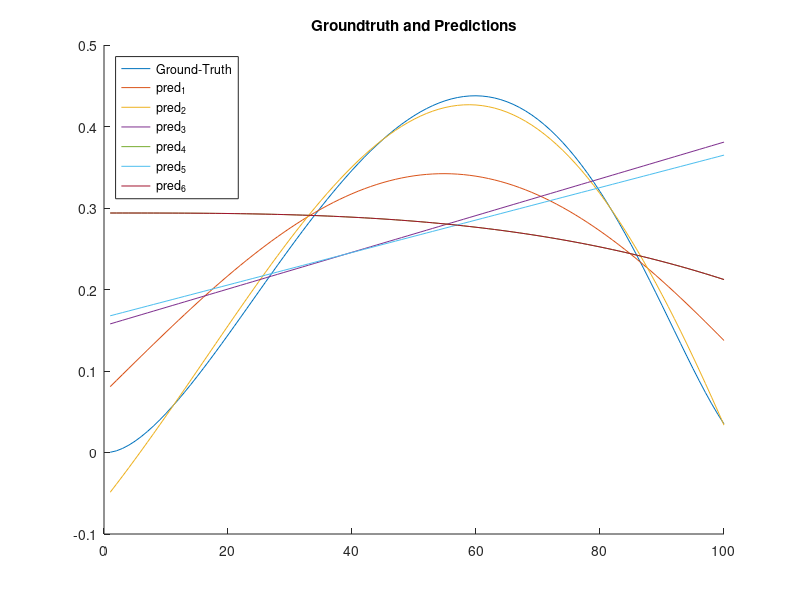

The MATLAB source for this figure:
% Creation      : 18-Mar-2017 20:49
% Last Revision : 18-Mar-2017 20:49
% Author        : Xinyu Wang {xinke_wang.ss@qq.com}
% File Type     : matlab
%
% The 'learn_svm_c.m' script shows how to use the LIBSVM package, in
% this script, some advanced options of svm will be introduced. And
% different from the prior demos, this demo solves a regression problem but
% not a classification problem, you should understand the differences
% between these two problem firstly.
% -------------------------------------------------------------------------
% Xinyu Wang @ 2017

%% Initialization
clc;
clear;
close all;

%% Add libsvm to search path
libsvm_path = '/home/xinke/mytools/libsvm-3.22/';
addpath([libsvm_path, 'matlab']);

%% Setting curve function
% In this script, we will use the svm to fit a curve
x = [0:0.005:1];
y = (-log(sin((exp(x) / 2) .* x.^2)) .* sin(x)) .* tan(x); % you can also design a curve function by yourself and test the demo

%% Split the data to training samples and testing samples
idx = [1:numel(x)];
trn_idx = idx(1:2:end);
tst_idx = idx(2:2:end);
% notice that the vector should be colum but not row
trn_data = x(trn_idx)';
tst_data = x(tst_idx)';
trn_label = y(trn_idx)';
tst_label = y(tst_idx)';

%% Training several different settings svm
% You should notice that the string behind the 'trn_data', it is the
% advanced options of the svm which could control the kernel function,
% svmtype(classification or regression) and some other useful parameters,
% it's not necesseray to understand all the theory behind each parameters
% for a beginner, but you should know what will happen if you change
% them.
% -------------------------------------------------------------------------
% libsvm_options:
% -s svm_type : set type of SVM (default 0)
% 	0 -- C-SVC		(multi-class classification)
% 	1 -- nu-SVC		(multi-class classification)
% 	2 -- one-class SVM
% 	3 -- epsilon-SVR	(regression)
% 	4 -- nu-SVR		(regression)
% -t kernel_type : set type of kernel function (default 2)
% 	0 -- linear: u'*v
% 	1 -- polynomial: (gamma*u'*v + coef0)^degree
% 	2 -- radial basis function: exp(-gamma*|u-v|^2)
% 	3 -- sigmoid: tanh(gamma*u'*v + coef0)
% 	4 -- precomputed kernel (kernel values in training_instance_matrix)
% -------------------------------------------------------------------------
% input 'svmtrain' in command window to see more parameters can be set in
% livsvm

model_1 = svmtrain(trn_label, trn_data, '-s 3');
model_2 = svmtrain(trn_label, trn_data, '-s 4');
model_3 = svmtrain(trn_label, trn_data, '-s 3 -t 0');
model_4 = svmtrain(trn_label, trn_data, '-s 3 -t 1');
model_5 = svmtrain(trn_label, trn_data, '-s 4 -t 0');
model_6 = svmtrain(trn_label, trn_data, '-s 3 -t 1');

%% Testing
[pred_1, ~, ~] = svmpredict(tst_label, tst_data, model_1);
[pred_2, ~, ~] = svmpredict(tst_label, tst_data, model_2);
[pred_3, ~, ~] = svmpredict(tst_label, tst_data, model_3);
[pred_4, ~, ~] = svmpredict(tst_label, tst_data, model_4);
[pred_5, ~, ~] = svmpredict(tst_label, tst_data, model_5);
[pred_6, ~, ~] = svmpredict(tst_label, tst_data, model_6);

%% Visualization
% It's very clearly that different options will influence the results
% significantly. When solving real-world problems, it's important to try
% different options at training time and it would be very helpful if you 
% know the theory behind each parameters at that time.
figure(1); hold on;
title('Groundtruth and Predictions');
plot(tst_label);
plot(pred_1);
plot(pred_2);
plot(pred_3);
plot(pred_4);
plot(pred_5);
plot(pred_6);
legend('Ground-Truth', 'pred_1', 'pred_2', 'pred_3', 'pred_4', 'pred_5', 'pred_6', 'Location', 'northwest');
hold off;

